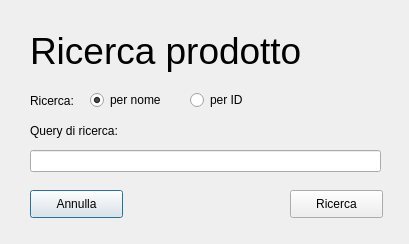
<?xml version="1.0" encoding="UTF-8"?>
<ui version="4.0">
 <class>impiegato_search_prod_dialog</class>
 <widget class="QDialog" name="impiegato_search_prod_dialog">
  <property name="geometry">
   <rect>
    <x>0</x>
    <y>0</y>
    <width>409</width>
    <height>244</height>
   </rect>
  </property>
  <property name="maximumSize">
   <size>
    <width>409</width>
    <height>244</height>
   </size>
  </property>
  <property name="windowTitle">
   <string>Ricerca prodotto</string>
  </property>
  <widget class="QLabel" name="lbl_title">
   <property name="geometry">
    <rect>
     <x>30</x>
     <y>20</y>
     <width>351</width>
     <height>61</height>
    </rect>
   </property>
   <property name="font">
    <font>
     <pointsize>28</pointsize>
    </font>
   </property>
   <property name="text">
    <string>Ricerca prodotto</string>
   </property>
  </widget>
  <widget class="QLabel" name="lbl_search_by">
   <property name="geometry">
    <rect>
     <x>30</x>
     <y>90</y>
     <width>55</width>
     <height>21</height>
    </rect>
   </property>
   <property name="text">
    <string>Ricerca:</string>
   </property>
  </widget>
  <widget class="QRadioButton" name="radio_search_by_name">
   <property name="geometry">
    <rect>
     <x>90</x>
     <y>90</y>
     <width>95</width>
     <height>20</height>
    </rect>
   </property>
   <property name="text">
    <string>per nome</string>
   </property>
   <property name="checked">
    <bool>true</bool>
   </property>
  </widget>
  <widget class="QRadioButton" name="radio_search_by_id">
   <property name="geometry">
    <rect>
     <x>190</x>
     <y>90</y>
     <width>95</width>
     <height>20</height>
    </rect>
   </property>
   <property name="text">
    <string>per ID</string>
   </property>
  </widget>
  <widget class="QLabel" name="lbl_search_query">
   <property name="geometry">
    <rect>
     <x>30</x>
     <y>123</y>
     <width>101</width>
     <height>16</height>
    </rect>
   </property>
   <property name="text">
    <string>Query di ricerca:</string>
   </property>
  </widget>
  <widget class="QLineEdit" name="txt_search_query">
   <property name="geometry">
    <rect>
     <x>30</x>
     <y>150</y>
     <width>351</width>
     <height>22</height>
    </rect>
   </property>
  </widget>
  <widget class="QPushButton" name="btn_cancel">
   <property name="geometry">
    <rect>
     <x>30</x>
     <y>190</y>
     <width>93</width>
     <height>28</height>
    </rect>
   </property>
   <property name="text">
    <string>Annulla</string>
   </property>
  </widget>
  <widget class="QPushButton" name="btn_search">
   <property name="geometry">
    <rect>
     <x>290</x>
     <y>190</y>
     <width>93</width>
     <height>28</height>
    </rect>
   </property>
   <property name="text">
    <string>Ricerca</string>
   </property>
  </widget>
 </widget>
 <resources/>
 <connections/>
</ui>
